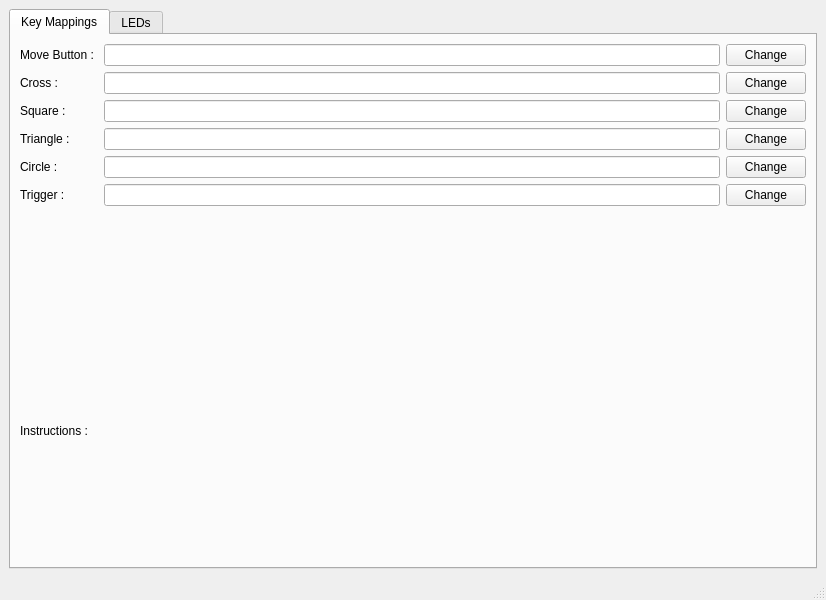
<?xml version="1.0" encoding="UTF-8"?>
<ui version="4.0">
 <class>MainWindow</class>
 <widget class="QMainWindow" name="MainWindow">
  <property name="geometry">
   <rect>
    <x>0</x>
    <y>0</y>
    <width>826</width>
    <height>600</height>
   </rect>
  </property>
  <property name="windowTitle">
   <string>MainWindow</string>
  </property>
  <widget class="QWidget" name="centralwidget">
   <layout class="QVBoxLayout" name="verticalLayout">
    <item>
     <widget class="QTabWidget" name="tabWidget">
      <property name="currentIndex">
       <number>0</number>
      </property>
      <widget class="QWidget" name="tab">
       <attribute name="title">
        <string>Key Mappings</string>
       </attribute>
       <layout class="QVBoxLayout" name="verticalLayout_2">
        <item>
         <layout class="QFormLayout" name="formLayout">
          <property name="fieldGrowthPolicy">
           <enum>QFormLayout::AllNonFixedFieldsGrow</enum>
          </property>
          <item row="0" column="0">
           <widget class="QLabel" name="label">
            <property name="text">
             <string>Move Button : </string>
            </property>
           </widget>
          </item>
          <item row="0" column="1">
           <layout class="QHBoxLayout" name="horizontalLayout">
            <item>
             <widget class="QLineEdit" name="lineEdit">
              <property name="autoFillBackground">
               <bool>false</bool>
              </property>
              <property name="readOnly">
               <bool>true</bool>
              </property>
             </widget>
            </item>
            <item>
             <widget class="QPushButton" name="pushButton">
              <property name="text">
               <string>Change</string>
              </property>
             </widget>
            </item>
           </layout>
          </item>
          <item row="1" column="0">
           <widget class="QLabel" name="label_2">
            <property name="text">
             <string>Cross :</string>
            </property>
           </widget>
          </item>
          <item row="1" column="1">
           <layout class="QHBoxLayout" name="horizontalLayout_2">
            <item>
             <widget class="QLineEdit" name="lineEdit_2">
              <property name="readOnly">
               <bool>true</bool>
              </property>
             </widget>
            </item>
            <item>
             <widget class="QPushButton" name="pushButton_2">
              <property name="text">
               <string>Change</string>
              </property>
             </widget>
            </item>
           </layout>
          </item>
          <item row="2" column="0">
           <widget class="QLabel" name="label_3">
            <property name="text">
             <string>Square :</string>
            </property>
           </widget>
          </item>
          <item row="2" column="1">
           <layout class="QHBoxLayout" name="horizontalLayout_3">
            <item>
             <widget class="QLineEdit" name="lineEdit_3">
              <property name="readOnly">
               <bool>true</bool>
              </property>
             </widget>
            </item>
            <item>
             <widget class="QPushButton" name="pushButton_3">
              <property name="text">
               <string>Change</string>
              </property>
             </widget>
            </item>
           </layout>
          </item>
          <item row="3" column="0">
           <widget class="QLabel" name="label_4">
            <property name="text">
             <string>Triangle :</string>
            </property>
           </widget>
          </item>
          <item row="3" column="1">
           <layout class="QHBoxLayout" name="horizontalLayout_5">
            <item>
             <widget class="QLineEdit" name="lineEdit_4">
              <property name="readOnly">
               <bool>true</bool>
              </property>
             </widget>
            </item>
            <item>
             <widget class="QPushButton" name="pushButton_4">
              <property name="text">
               <string>Change</string>
              </property>
             </widget>
            </item>
           </layout>
          </item>
          <item row="4" column="0">
           <widget class="QLabel" name="label_5">
            <property name="text">
             <string>Circle :</string>
            </property>
           </widget>
          </item>
          <item row="4" column="1">
           <layout class="QHBoxLayout" name="horizontalLayout_6">
            <item>
             <widget class="QLineEdit" name="lineEdit_5">
              <property name="readOnly">
               <bool>true</bool>
              </property>
             </widget>
            </item>
            <item>
             <widget class="QPushButton" name="pushButton_5">
              <property name="text">
               <string>Change</string>
              </property>
             </widget>
            </item>
           </layout>
          </item>
          <item row="5" column="0">
           <widget class="QLabel" name="label_6">
            <property name="text">
             <string>Trigger :</string>
            </property>
           </widget>
          </item>
          <item row="5" column="1">
           <layout class="QHBoxLayout" name="horizontalLayout_7">
            <item>
             <widget class="QLineEdit" name="lineEdit_6">
              <property name="readOnly">
               <bool>true</bool>
              </property>
             </widget>
            </item>
            <item>
             <widget class="QPushButton" name="pushButton_6">
              <property name="text">
               <string>Change</string>
              </property>
             </widget>
            </item>
           </layout>
          </item>
         </layout>
        </item>
        <item>
         <widget class="QLabel" name="label_7">
          <property name="text">
           <string>Instructions :</string>
          </property>
         </widget>
        </item>
       </layout>
      </widget>
      <widget class="QWidget" name="tab_2">
       <attribute name="title">
        <string>LEDs</string>
       </attribute>
       <layout class="QVBoxLayout" name="verticalLayout_3">
        <item>
         <widget class="QLabel" name="label_8">
          <property name="text">
           <string>Sphere color :</string>
          </property>
         </widget>
        </item>
       </layout>
      </widget>
     </widget>
    </item>
   </layout>
  </widget>
  <widget class="QMenuBar" name="menubar">
   <property name="geometry">
    <rect>
     <x>0</x>
     <y>0</y>
     <width>826</width>
     <height>29</height>
    </rect>
   </property>
  </widget>
  <widget class="QStatusBar" name="statusbar"/>
 </widget>
 <resources/>
 <connections/>
</ui>
